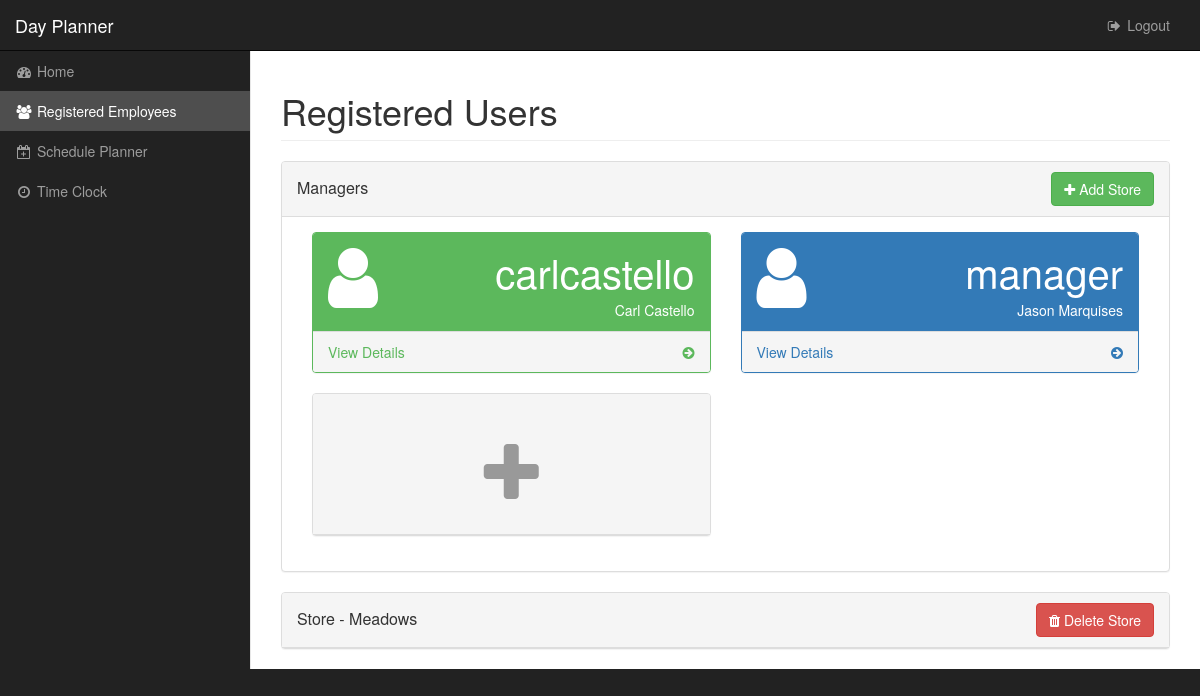
Before: /app/registered-users/ (signed in) with the older database file.
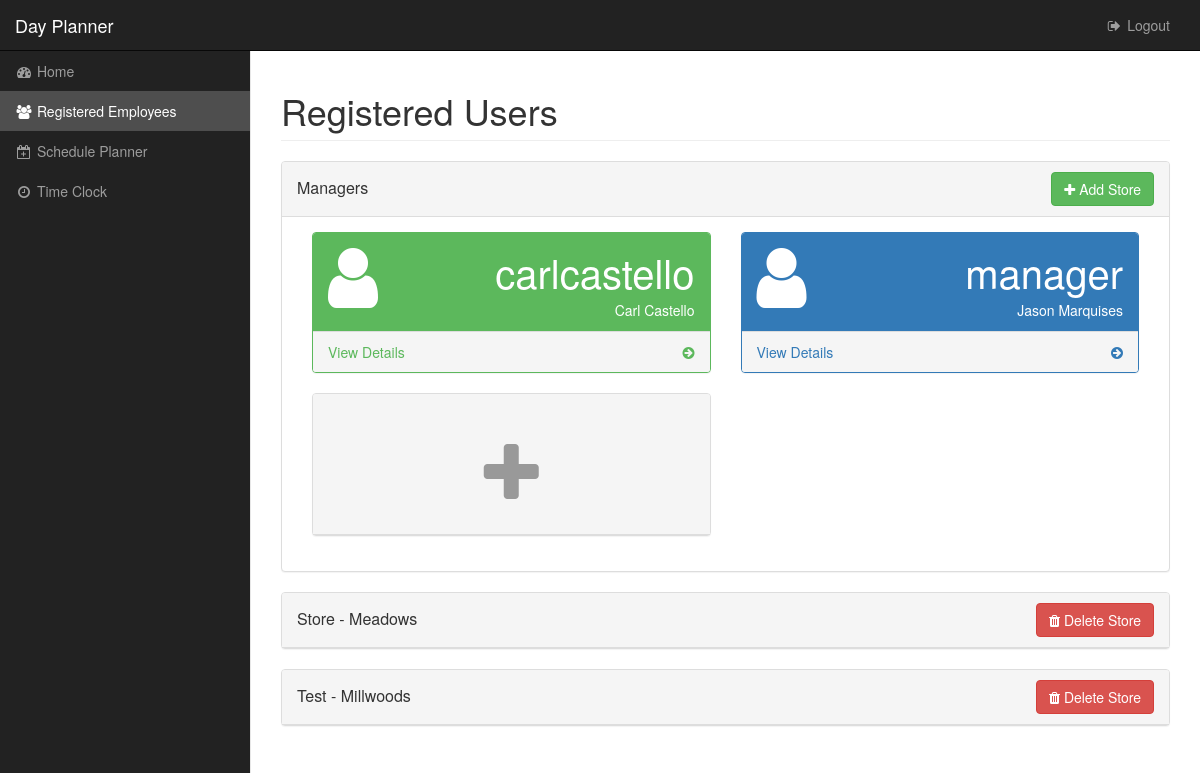
After: the same page with the newer database file.
### DayPlanner/models.py (models this page shows, shortened)
class Manager(models.Model):
    profile = models.OneToOneField(
        Profile,
        on_delete=models.CASCADE
    )
    franchise = models.ForeignKey(
        Franchise,
        on_delete=models.CASCADE
    )

class Profile(models.Model):
    user = models.OneToOneField(
        User,
        on_delete=models.CASCADE
    )
    address = models.CharField(
        max_length=100,
        blank=True
    )
    cellnumber = models.CharField(
        max_length=12,
        blank=True
    )
    homenumber = models.CharField(
        max_length=12,
        blank=True
    )
    history = HistoricalRecords()

class Store(models.Model):
    id = models.UUIDField(
        primary_key=True,
        default=uuid4,
        editable=False
    )
    name = models.CharField(
        max_length=100
    )
    location = models.CharField(
        max_length=100
    )
    number = models.PositiveIntegerField(
    )
    franchise = models.ForeignKey(
        Franchise,
        on_delete=models.CASCADE
    )

### DayPlanner/views.py (the view, shortened to what this page needs)
@method_decorator(decorators, name='dispatch')
class RegisteredUsersView(TemplateView):
    template_name = "DayPlanner/registered_users.html"
    success_url = "DayPlanner:registered_users"
    form_class = UserForm
    def get(self, *args, **kwargs):
        try:
            self.request.user.profile.manager
        except ObjectDoesNotExist:
            raise Http404
        except:
            return HttpResponse(status=500)
        response = super(RegisteredUsersView, self).get(*args, **kwargs)
        return response
    method_decorator(csrf_protect)
    def get_context_data(self, **kwargs):
        context = super(RegisteredUsersView, self).get_context_data(**kwargs)
        user = self.request.user
        profile = Profile.objects.get(user=user)
        franchise = Manager.objects.get(profile=profile).franchise
        managers = franchise.manager_set.all()
        stores = franchise.store_set.all()
        context["isManager"] = True
        context['franchise'] = franchise
        context['managers'] = managers
        context['stores'] = stores
        return context

### DayPlanner/templates/DayPlanner/registered_users.html (shortened to what this page needs)
{% extends 'base_cp.html' %}
{% load static %}
{% load widget_tweaks %}
{% block main_content %}
<div class="row">
	<div class="col-lg-12">
		<h1 class="page-header">Registered Users</h1>
	</div>
</div>
<div class="row">
	<div class="col-lg-12">
		<div class="panel panel-default ">
			<div class="panel-heading">
				<div class="row">
					<div class="col-xs-6">
						<span class="panel-title panel-title-with-buttons">
						Managers
						</span>
					</div>
					<div class="col-xs-6 text-right">
						<a href="#createStoreModal" class="btn btn-success" data-id="{{ franchise.pk }}" data-toggle="modal">
							<i class="fa fa-plus" aria-hidden="true"></i>
							Add Store
						</a>
					</div>
				</div>
			</div>
			<div class="panel-body">
				{% for manager in managers %}
				<div class="col-lg-6 col-md-6">
					<div class="panel {% if request.user.pk != manager.profile.user.pk %} panel-primary {% else %} panel-green {% endif %}">
						<div class="panel-heading">
							<div class="row">
								<div class="col-xs-3">
									<i class="fa fa-user fa-5x"></i>
								</div>
								<div class="col-xs-9 text-right">
									<div class="huge">{{ manager.profile.user.username }}</div>
									<div>{{ manager.profile.user.first_name }} {{ manager.profile.user.last_name }}</div>
								</div>
							</div>
						</div>
						<a href="{% url 'DayPlanner:user_detail_view' manager.profile.user.pk %}">
							<div class="panel-footer">
								<span class="pull-left">View Details</span>
								<span class="pull-right"><i class="fa fa-arrow-circle-right"></i></span>
								<div class="clearfix"></div>
							</div>
						</a>
					</div>
				</div>
				{% endfor %}
				<div class="col-lg-6 col-md-6">
					<a class="btn-user-create" data-model="manager" data-toggle="modal" data-id="{{ franchise.pk }}" href="#createUserModal">
						<div class="panel panel-default">
							<div class="panel-heading text-center height-restrict">
										<i class="fa fa-plus add-user" aria-hidden="true"></i>
							</div>
						</div>
					</a>
				</div>
			</div>
		</div>
	</div>
</div>
{% for store in stores %}
<div class="row">
	<div class="col-lg-12">
		<div class="panel panel-default ">
			<div class="panel-heading">
				<div class="row">
					<div class="col-xs-6">
						<span class="panel-title panel-title-with-buttons">
						<a href="#{{ store.pk }}" data-toggle="collapse">{{ store.name.title }} - {{ store.location.title }}</a>
						</span>
					</div>
					<div class="col-xs-6 text-right">
						<a href="#deleteStoreModal" data-toggle="modal" class="btn btn-danger btn-store-delete" data-id="{{ store.pk }}">
							<i class="fa fa-trash" aria-hidden="true"></i>
							Delete Store
						</a>
					</div>
				</div>
			</div>
		</div>
	</div>
</div>
{% endfor %}
{% endblock %}

Changed rows visible on the page:
added Store: name "Test", location "Millwoods"
